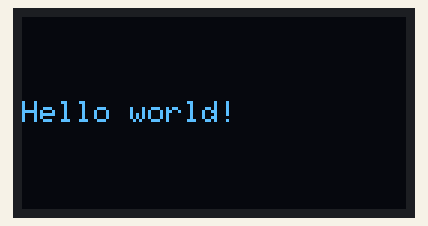
Recording of a sketch running on a simulated Arduino Uno, built with avr-gcc and run on an emulated ATmega328P. Shown: 128×64 one-colour display.

Above: at 0.1 s.
At 2.1 s:
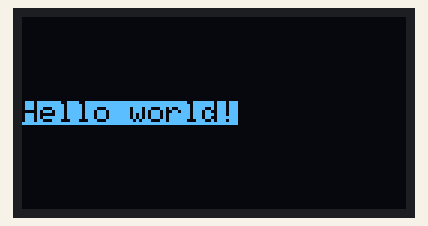
At 4.2 s:
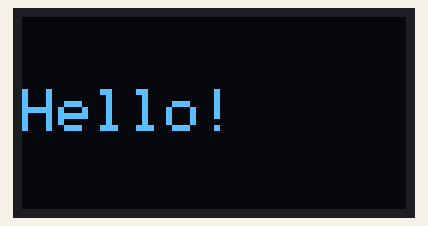
At 8.2 s:
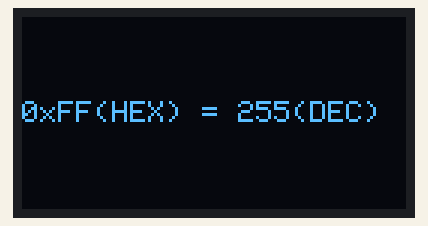
At 10.2 s:
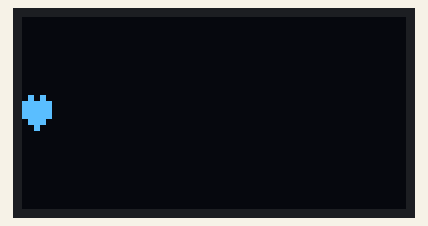
At 22.3 s:
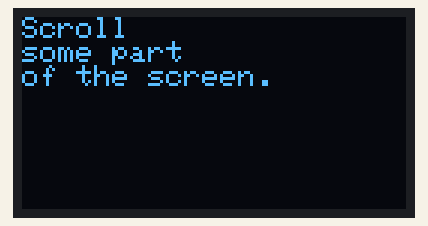

The sketch:

LCD128x64.ino
```cpp
#include <SPI.h>
#include <Wire.h>
#include <Adafruit_GFX.h>
#include <Adafruit_SSD1306.h>


// SCL = D1
// SDA = D2

Adafruit_SSD1306 display(-1);

void setup()
{
  // initialize with the I2C addr 0x3C
  display.begin(SSD1306_SWITCHCAPVCC, 0x3C);

  // Clear the buffer.
  display.clearDisplay();

  // Display Text
  display.setTextSize(1);
  display.setTextColor(WHITE);
  display.setCursor(0,28);
  display.println("Hello world!");
  display.display();
  delay(2000);
  display.clearDisplay();

  // Display Inverted Text
  display.setTextColor(BLACK, WHITE); // 'inverted' text
  display.setCursor(0,28);
  display.println("Hello world!");
  display.display();
  delay(2000);
  display.clearDisplay();

  // Changing Font Size
  display.setTextColor(WHITE);
  display.setCursor(0,24);
  display.setTextSize(2);
  display.println("Hello!");
  display.display();
  delay(2000);
  display.clearDisplay();

  // Display Numbers
  display.setTextSize(1);
  display.setCursor(0,28);
  display.println(123456789);
  display.display();
  delay(2000);
  display.clearDisplay();

  // Specifying Base For Numbers
  display.setCursor(0,28);
  display.print("0x"); display.print(0xFF, HEX);
  display.print("(HEX) = ");
  display.print(0xFF, DEC);
  display.println("(DEC)");
  display.display();
  delay(2000);
  display.clearDisplay();

  // Display ASCII Characters
  display.setCursor(0,24);
  display.setTextSize(2);
  display.write(3);
  display.display();
  delay(2000);
  display.clearDisplay();

  // Scroll full screen
  display.setCursor(0,0);
  display.setTextSize(1);
  display.println("Full");
  display.println("screen");
  display.println("scrolling!");
  display.display();
  display.startscrollright(0x00, 0x07);
  delay(2000);
  display.stopscroll();
  delay(1000);
  display.startscrollleft(0x00, 0x07);
  delay(2000);
  display.stopscroll();
  delay(1000);
  display.startscrolldiagright(0x00, 0x07);
  delay(2000);
  display.startscrolldiagleft(0x00, 0x07);
  delay(2000);
  display.stopscroll();
  display.clearDisplay();

  // Scroll part of the screen
  display.setCursor(0,0);
  display.setTextSize(1);
  display.println("Scroll");
  display.println("some part");
  display.println("of the screen.");
  display.display();
  display.startscrollright(0x00, 0x00);
}

void loop() {}
```

Measured:
- what the display in image 1 shows lasts 2.0 s, from 2.1 s to 4.1 s
